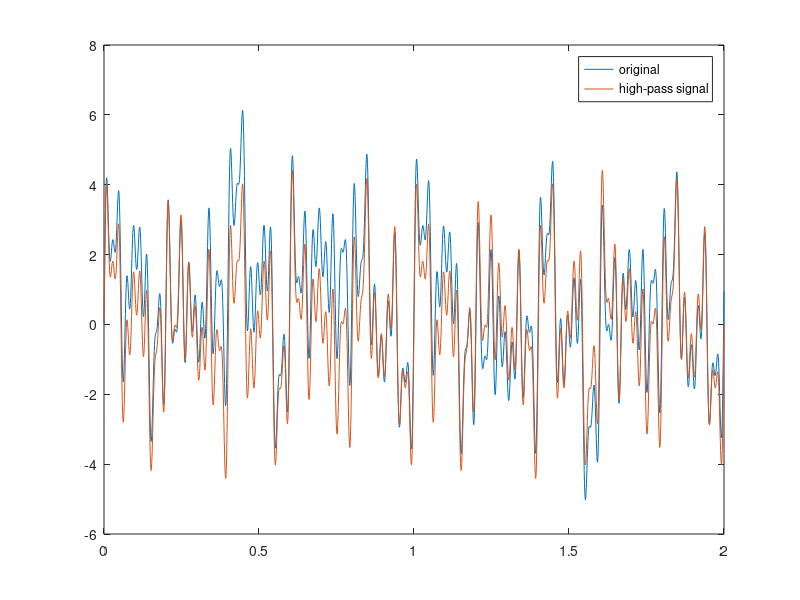

This chart was generated by the following MATLAB code:
function complex_signal()

% define initial parameters: sampling frequency, time, frequencies
f_sample = 1000;
x_time = 0:1/f_sample:2;
freqs = [ .1 .5 3 5 10 12 25 30 45 ];
freqs_filt = [ 5 10 12 25 30 45];

% create complex signal

final_signal = do_signal(freqs, x_time)

% create filtered signal

final_signal_FILT = do_signal(freqs_filt, x_time)

plot(x_time, final_signal)
hold on
plot(x_time, final_signal_FILT)
legend('original', 'high-pass signal')

end

function out_signal = do_signal(freqs, x_time)

    n_freq = numel(freqs);
    eye_freq = repmat(freqs,n_freq,1).*eye(n_freq)*2*pi;
    time_freq_weighted = repmat(x_time',1,n_freq)*eye_freq;
    signals = sin(time_freq_weighted);
    out_signal = sum(signals,2);
    
end

